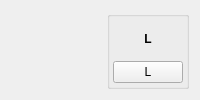
            <widget class="QWidget" name="widget_3" native="true">
             <layout class="QHBoxLayout" name="horizontalLayout_14">
              <item>
               <spacer name="horizontalSpacer_7">
                <property name="orientation">
                 <enum>Qt::Horizontal</enum>
                </property>
                <property name="sizeHint" stdset="0">
                 <size>
                  <width>40</width>
                  <height>20</height>
                 </size>
                </property>
               </spacer>
              </item>
              <item>
               <widget class="QGroupBox" name="grp_L">
                <property name="title">
                 <string/>
                </property>
                <property name="alignment">
                 <set>Qt::AlignCenter</set>
                </property>
                <layout class="QVBoxLayout" name="verticalLayout_4">
                 <property name="spacing">
                  <number>3</number>
                 </property>
                 <property name="leftMargin">
                  <number>3</number>
                 </property>
                 <property name="topMargin">
                  <number>3</number>
                 </property>
                 <property name="rightMargin">
                  <number>3</number>
                 </property>
                 <property name="bottomMargin">
                  <number>3</number>
                 </property>
                 <item>
                  <widget class="QLabel" name="label_9">
                   <property name="text">
                    <string>&lt;html&gt;&lt;head/&gt;&lt;body&gt;&lt;p&gt;&lt;span style=&quot; font-weight:600;&quot;&gt;L&lt;/span&gt;&lt;/p&gt;&lt;/body&gt;&lt;/html&gt;</string>
                   </property>
                   <property name="alignment">
                    <set>Qt::AlignCenter</set>
                   </property>
                  </widget>
                 </item>
                 <item>
                  <widget class="QPushButton" name="btnKeyL">
                   <property name="minimumSize">
                    <size>
                     <width>70</width>
                     <height>0</height>
                    </size>
                   </property>
                   <property name="maximumSize">
                    <size>
                     <width>68</width>
                     <height>16777215</height>
                    </size>
                   </property>
                   <property name="styleSheet">
                    <string notr="true">min-width: 68px;</string>
                   </property>
                   <property name="text">
                    <string>L</string>
                   </property>
                  </widget>
                 </item>
                </layout>
               </widget>
              </item>
             </layout>
            </widget>
